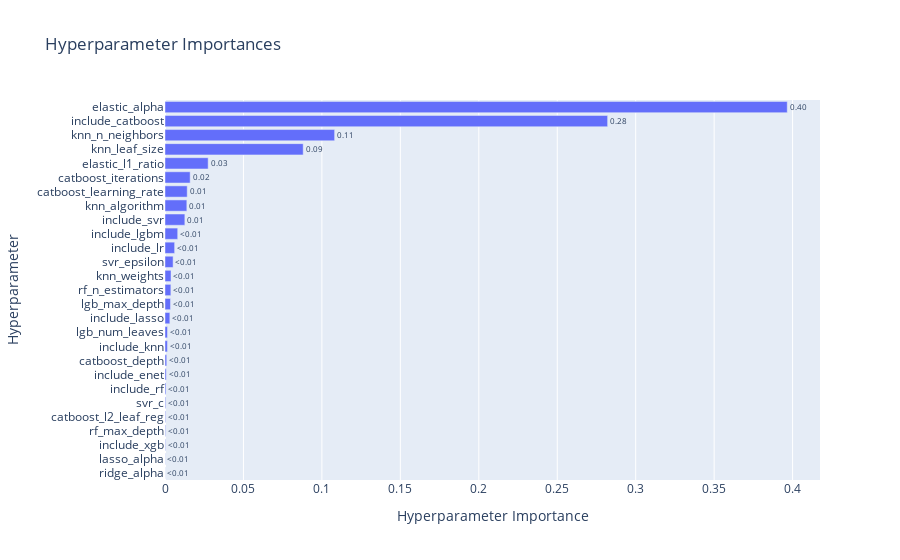

Notebook source saved alongside this figure:
### Code cell
vis.plot_param_importances(study)

### Figure 1 — Plotly figure (JSON) as saved in the notebook; plotly's stock layout.template omitted (floating-point values rounded to 4 significant figures)
{"data": [{"cliponaxis": false, "hovertemplate": ["ridge_alpha (FloatDistribution): 6.75293626180341e-05<extra></extra>", "lasso_alpha (FloatDistribution): 0.00012458332343700629<extra></extra>", "include_xgb (CategoricalDistribution): 0.00030245685861744894<extra></extra>", "rf_max_depth (IntDistribution): 0.00034857402994549854<extra></extra>", "catboost_l2_leaf_reg (FloatDistribution): 0.0003751141756994616<extra></extra>", "svr_c (FloatDistribution): 0.00044729031853175835<extra></extra>", "include_rf (CategoricalDistribution): 0.0006034784232347234<extra></extra>", "include_enet (CategoricalDistribution): 0.0007883252141892962<extra></extra>", "catboost_depth (IntDistribution): 0.001107891065217915<extra></extra>", "include_knn (CategoricalDistribution): 0.001544518238675113<extra></extra>", "lgb_num_leaves (IntDistribution): 0.0015737395334879686<extra></extra>", "include_lasso (CategoricalDistribution): 0.0030842611076553174<extra></extra>", "lgb_max_depth (IntDistribution): 0.0034915942962889853<extra></extra>", "rf_n_estimators (IntDistribution): 0.003738538578845552<extra></extra>", "knn_weights (CategoricalDistribution): 0.0038360094141484933<extra></extra>", "svr_epsilon (FloatDistribution): 0.005164475356215917<extra></extra>", "include_lr (CategoricalDistribution): 0.006135911192801235<extra></extra>", "include_lgbm (CategoricalDistribution): 0.008101530593445346<extra></extra>", "include_svr (CategoricalDistribution): 0.012660793904525174<extra></extra>", "knn_algorithm (CategoricalDistribution): 0.013919821685184665<extra></extra>", "catboost_learning_rate (FloatDistribution): 0.01415884796986207<extra></extra>", "catboost_iterations (IntDistribution): 0.01603040089894427<extra></extra>", "elastic_l1_ratio (FloatDistribution): 0.027505211464687703<extra></extra>", "knn_leaf_size (IntDistribution): 0.08807239991544133<extra></extra>", "knn_n_neighbors (IntDistribution): 0.10811347087634662<extra></extra>", "include_catboost (CategoricalDistribution): 0.28211276489552567<extra></extra>", "elastic_alpha (FloatDistribution): 0.3965904673064273<extra></extra>"], "name": "Objective Value", "orientation": "h", "text": ["<0.01", "<0.01", "<0.01", "<0.01", "<0.01", "<0.01", "<0.01", "<0.01", "<0.01", "<0.01", "<0.01", "<0.01", "<0.01", "<0.01", "<0.01", "<0.01", "<0.01", "<0.01", "0.01", "0.01", "0.01", "0.02", "0.03", "0.09", "0.11", "0.28", "0.40"], "textposition": "outside", "type": "bar", "x": [6.753e-05, 0.0001246, 0.0003025, 0.0003486, 0.0003751, 0.0004473, 0.0006035, 0.0007883, 0.001108, 0.001545, 0.001574, 0.003084, 0.003492, 0.003739, 0.003836, 0.005164, 0.006136, 0.008102, 0.01266, 0.01392, 0.01416, 0.01603, 0.02751, 0.08807, 0.1081, 0.2821, 0.3966], "y": ["ridge_alpha", "lasso_alpha", "include_xgb", "rf_max_depth", "catboost_l2_leaf_reg", "svr_c", "include_rf", "include_enet", "catboost_depth", "include_knn", "lgb_num_leaves", "include_lasso", "lgb_max_depth", "rf_n_estimators", "knn_weights", "svr_epsilon", "include_lr", "include_lgbm", "include_svr", "knn_algorithm", "catboost_learning_rate", "catboost_iterations", "elastic_l1_ratio", "knn_leaf_size", "knn_n_neighbors", "include_catboost", "elastic_alpha"]}], "layout": {"title": {"text": "Hyperparameter Importances"}, "xaxis": {"title": {"text": "Hyperparameter Importance"}}, "yaxis": {"title": {"text": "Hyperparameter"}}}}
